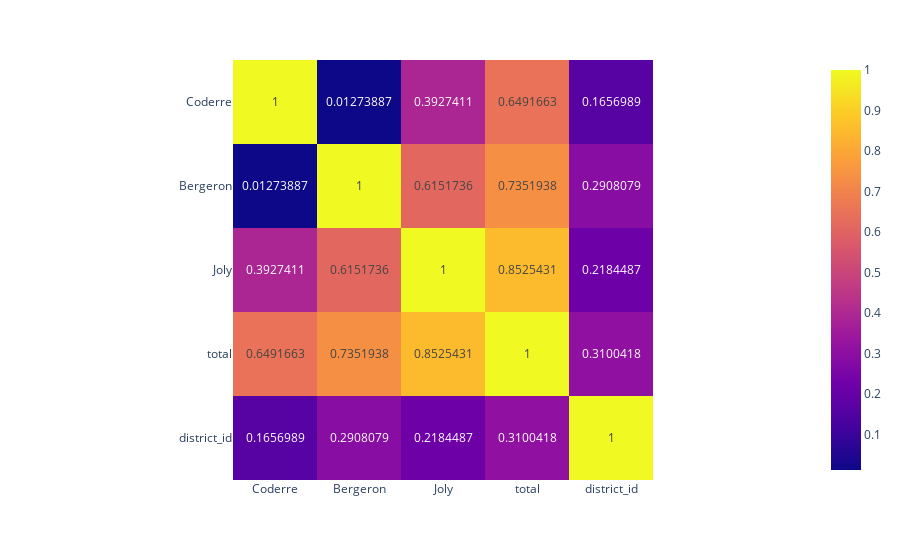

Notebook source saved alongside this figure:
### Code cell
fig = px.imshow(df.corr(), text_auto=True)
fig.show()

### Figure 1 — Plotly figure (JSON) as saved in the notebook; plotly's stock layout.template omitted (floating-point values rounded to 4 significant figures)
{"data": [{"coloraxis": "coloraxis", "hovertemplate": "x: %{x}<br>y: %{y}<br>color: %{z}<extra></extra>", "name": "0", "texttemplate": "%{z}", "type": "heatmap", "x": ["Coderre", "Bergeron", "Joly", "total", "district_id"], "xaxis": "x", "y": ["Coderre", "Bergeron", "Joly", "total", "district_id"], "yaxis": "y", "z": [[1, 0.01274, 0.3927, 0.6492, 0.1657], [0.01274, 1, 0.6152, 0.7352, 0.2908], [0.3927, 0.6152, 1, 0.8525, 0.2184], [0.6492, 0.7352, 0.8525, 1, 0.31], [0.1657, 0.2908, 0.2184, 0.31, 1]]}], "layout": {"coloraxis": {"colorscale": [[0, "#0d0887"], [0.1111, "#46039f"], [0.2222, "#7201a8"], [0.3333, "#9c179e"], [0.4444, "#bd3786"], [0.5556, "#d8576b"], [0.6667, "#ed7953"], [0.7778, "#fb9f3a"], [0.8889, "#fdca26"], [1, "#f0f921"]]}, "margin": {"t": 60}, "xaxis": {"anchor": "y", "constrain": "domain", "domain": [0, 1], "scaleanchor": "y"}, "yaxis": {"anchor": "x", "autorange": "reversed", "constrain": "domain", "domain": [0, 1]}}}
